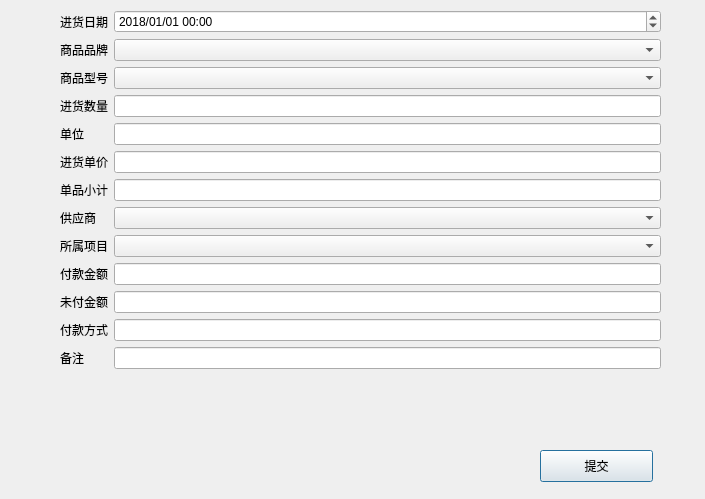
<?xml version="1.0" encoding="UTF-8"?>
<ui version="4.0">
 <class>Dialog</class>
 <widget class="QDialog" name="Dialog">
  <property name="geometry">
   <rect>
    <x>0</x>
    <y>0</y>
    <width>705</width>
    <height>499</height>
   </rect>
  </property>
  <property name="windowTitle">
   <string>Dialog</string>
  </property>
  <widget class="QWidget" name="formLayoutWidget">
   <property name="geometry">
    <rect>
     <x>60</x>
     <y>10</y>
     <width>601</width>
     <height>455</height>
    </rect>
   </property>
   <layout class="QFormLayout" name="formLayout_2">
    <item row="1" column="0">
     <widget class="QLabel" name="label">
      <property name="text">
       <string>进货日期</string>
      </property>
     </widget>
    </item>
    <item row="2" column="0">
     <widget class="QLabel" name="label_2">
      <property name="text">
       <string>商品品牌</string>
      </property>
     </widget>
    </item>
    <item row="4" column="0">
     <widget class="QLabel" name="label_3">
      <property name="text">
       <string>商品型号</string>
      </property>
     </widget>
    </item>
    <item row="6" column="0">
     <widget class="QLabel" name="label_4">
      <property name="text">
       <string>进货数量</string>
      </property>
     </widget>
    </item>
    <item row="6" column="1">
     <widget class="QLineEdit" name="shuolianglineEdit"/>
    </item>
    <item row="7" column="0">
     <widget class="QLabel" name="label_5">
      <property name="text">
       <string>单位</string>
      </property>
     </widget>
    </item>
    <item row="7" column="1">
     <widget class="QLineEdit" name="danweilineEdit"/>
    </item>
    <item row="8" column="0">
     <widget class="QLabel" name="label_6">
      <property name="text">
       <string>进货单价</string>
      </property>
     </widget>
    </item>
    <item row="8" column="1">
     <widget class="QLineEdit" name="danjialineEdit"/>
    </item>
    <item row="9" column="0">
     <widget class="QLabel" name="label_8">
      <property name="text">
       <string>单品小计</string>
      </property>
     </widget>
    </item>
    <item row="9" column="1">
     <widget class="QLineEdit" name="xiaojilineEdit">
      <property name="readOnly">
       <bool>true</bool>
      </property>
     </widget>
    </item>
    <item row="11" column="0">
     <widget class="QLabel" name="label_7">
      <property name="text">
       <string>供应商</string>
      </property>
     </widget>
    </item>
    <item row="12" column="0">
     <widget class="QLabel" name="label_10">
      <property name="text">
       <string>所属项目</string>
      </property>
     </widget>
    </item>
    <item row="13" column="0">
     <widget class="QLabel" name="label_9">
      <property name="text">
       <string>付款金额</string>
      </property>
     </widget>
    </item>
    <item row="13" column="1">
     <widget class="QLineEdit" name="paylineEdit">
      <property name="readOnly">
       <bool>true</bool>
      </property>
     </widget>
    </item>
    <item row="14" column="0">
     <widget class="QLabel" name="label_11">
      <property name="text">
       <string>未付金额</string>
      </property>
     </widget>
    </item>
    <item row="14" column="1">
     <widget class="QLineEdit" name="nopaylineEdit"/>
    </item>
    <item row="15" column="0">
     <widget class="QLabel" name="label_12">
      <property name="text">
       <string>付款方式</string>
      </property>
     </widget>
    </item>
    <item row="15" column="1">
     <widget class="QLineEdit" name="methodlineEdit"/>
    </item>
    <item row="16" column="0">
     <widget class="QLabel" name="label_13">
      <property name="text">
       <string>备注</string>
      </property>
     </widget>
    </item>
    <item row="16" column="1">
     <widget class="QLineEdit" name="notelineEdit"/>
    </item>
    <item row="1" column="1">
     <widget class="QDateTimeEdit" name="dateTimeEdit">
      <property name="dateTime">
       <datetime>
        <hour>0</hour>
        <minute>0</minute>
        <second>0</second>
        <year>2018</year>
        <month>1</month>
        <day>1</day>
       </datetime>
      </property>
      <property name="displayFormat">
       <string>yyyy/MM/dd HH:mm</string>
      </property>
     </widget>
    </item>
    <item row="2" column="1">
     <widget class="QComboBox" name="pinpaicomboBox"/>
    </item>
    <item row="4" column="1">
     <widget class="QComboBox" name="xinghaocomboBox"/>
    </item>
    <item row="11" column="1">
     <widget class="QComboBox" name="gongyingshangcomboBox"/>
    </item>
    <item row="12" column="1">
     <widget class="QComboBox" name="projectcomboBox"/>
    </item>
   </layout>
  </widget>
  <widget class="QPushButton" name="commitButton">
   <property name="geometry">
    <rect>
     <x>540</x>
     <y>450</y>
     <width>113</width>
     <height>32</height>
    </rect>
   </property>
   <property name="text">
    <string>提交</string>
   </property>
  </widget>
 </widget>
 <resources/>
 <connections/>
</ui>
